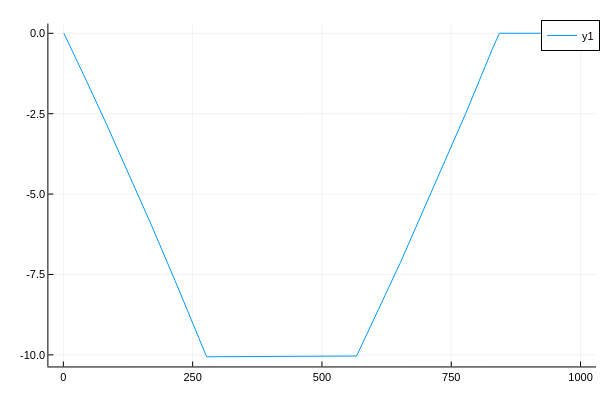

Write notebook code for a chart like this one.
### Code cell
plot(a_mks*Δa_soln)

### Figure 1 — Plotly figure (JSON) as saved in the notebook; plotly's stock layout.template omitted (floating-point values rounded to 4 significant figures; data arrays with more than 128 entries replaced by an {"elided": "..."} marker saying what was removed)
{"data": [{"colorbar": {"len": 0.9525, "title": "", "x": 0.9934, "y": 0.5139}, "legendgroup": "y1", "line": {"color": "rgba(0, 154, 250, 1.000)", "dash": "solid", "shape": "linear", "width": 1}, "mode": "lines", "name": "y1", "showlegend": true, "type": "scatter", "x": {"elided": "1000 int values"}, "xaxis": "x", "y": {"elided": "1000 float values"}, "yaxis": "y", "zmax": null, "zmin": null}], "layout": {"annotations": [], "height": 400, "legend": {"bgcolor": "rgba(255, 255, 255, 1.000)", "bordercolor": "rgba(0, 0, 0, 1.000)", "borderwidth": 1, "font": {"color": "rgba(0, 0, 0, 1.000)", "family": "sans-serif", "size": 11}, "title": {"font": {"color": "rgba(0, 0, 0, 1.000)", "family": "sans-serif", "size": 15}, "text": ""}, "tracegroupgap": 0, "traceorder": "normal", "x": 1, "xanchor": "auto", "y": 1, "yanchor": "auto"}, "margin": {"b": 20, "l": 0, "r": 0, "t": 20}, "paper_bgcolor": "rgba(255, 255, 255, 1.000)", "plot_bgcolor": "rgba(255, 255, 255, 1.000)", "showlegend": true, "width": 600, "xaxis": {"anchor": "y", "domain": [0.08064, 0.9934], "gridcolor": "rgba(0, 0, 0, 0.100)", "gridwidth": 0.5, "linecolor": "rgba(0, 0, 0, 1.000)", "mirror": false, "range": [-28.97, 1030.0], "showgrid": true, "showline": true, "showticklabels": true, "tickangle": 0, "tickcolor": "rgb(0, 0, 0)", "tickfont": {"color": "rgba(0, 0, 0, 1.000)", "family": "sans-serif", "size": 11}, "tickmode": "array", "ticks": "inside", "ticktext": ["0", "250", "500", "750", "1000"], "tickvals": [0, 250, 500, 750, 1000], "title": "", "titlefont": {"color": "rgba(0, 0, 0, 1.000)", "family": "sans-serif", "size": 15}, "type": "-", "visible": true, "zeroline": false, "zerolinecolor": "rgba(0, 0, 0, 1.000)"}, "yaxis": {"anchor": "x", "domain": [0.03762, 0.9902], "gridcolor": "rgba(0, 0, 0, 0.100)", "gridwidth": 0.5, "linecolor": "rgba(0, 0, 0, 1.000)", "mirror": false, "range": [-10.36, 0.3035], "showgrid": true, "showline": true, "showticklabels": true, "tickangle": 0, "tickcolor": "rgb(0, 0, 0)", "tickfont": {"color": "rgba(0, 0, 0, 1.000)", "family": "sans-serif", "size": 11}, "tickmode": "array", "ticks": "inside", "ticktext": ["-10.0", "-7.5", "-5.0", "-2.5", "0.0"], "tickvals": [-10, -7.5, -5, -2.5, 0], "title": "", "titlefont": {"color": "rgba(0, 0, 0, 1.000)", "family": "sans-serif", "size": 15}, "type": "-", "visible": true, "zeroline": false, "zerolinecolor": "rgba(0, 0, 0, 1.000)"}}}
